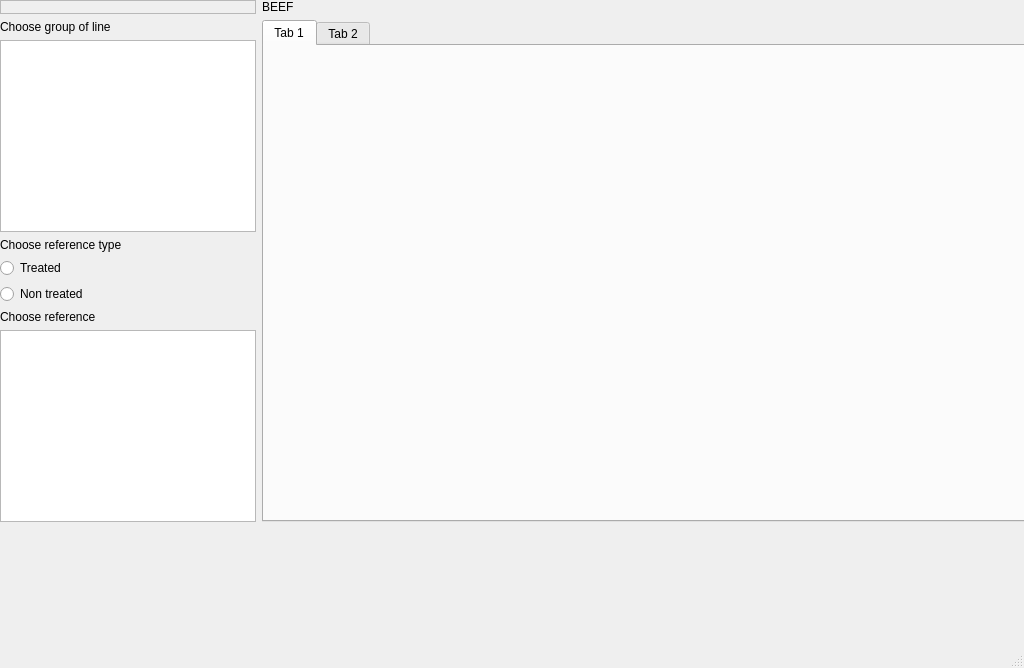
<?xml version="1.0" encoding="UTF-8"?>
<ui version="4.0">
 <class>MainWindow</class>
 <widget class="QMainWindow" name="MainWindow">
  <property name="geometry">
   <rect>
    <x>0</x>
    <y>0</y>
    <width>1024</width>
    <height>668</height>
   </rect>
  </property>
  <property name="minimumSize">
   <size>
    <width>1024</width>
    <height>600</height>
   </size>
  </property>
  <property name="windowTitle">
   <string>BEEF - Budget Evaluation for Each Flow</string>
  </property>
  <property name="locale">
   <locale language="English" country="UnitedStates"/>
  </property>
  <widget class="QWidget" name="centralwidget">
   <property name="locale">
    <locale language="English" country="UnitedStates"/>
   </property>
   <widget class="QWidget" name="gridLayoutWidget">
    <property name="geometry">
     <rect>
      <x>0</x>
      <y>0</y>
      <width>1031</width>
      <height>391</height>
     </rect>
    </property>
    <layout class="QGridLayout" name="grid">
     <property name="sizeConstraint">
      <enum>QLayout::SetFixedSize</enum>
     </property>
     <item row="0" column="0">
      <widget class="QFrame" name="frame">
       <property name="frameShape">
        <enum>QFrame::StyledPanel</enum>
       </property>
       <property name="frameShadow">
        <enum>QFrame::Raised</enum>
       </property>
      </widget>
     </item>
     <item row="2" column="3">
      <widget class="QTabWidget" name="tabWidget">
       <property name="minimumSize">
        <size>
         <width>800</width>
         <height>0</height>
        </size>
       </property>
       <property name="baseSize">
        <size>
         <width>800</width>
         <height>0</height>
        </size>
       </property>
       <widget class="QWidget" name="tab">
        <attribute name="title">
         <string>Tab 1</string>
        </attribute>
       </widget>
       <widget class="QWidget" name="tab_2">
        <attribute name="title">
         <string>Tab 2</string>
        </attribute>
       </widget>
      </widget>
     </item>
     <item row="0" column="3">
      <widget class="QLabel" name="label">
       <property name="text">
        <string>BEEF</string>
       </property>
      </widget>
     </item>
     <item row="2" column="0">
      <layout class="QVBoxLayout" name="verticalLayout">
       <property name="sizeConstraint">
        <enum>QLayout::SetFixedSize</enum>
       </property>
       <item>
        <widget class="QLabel" name="label_3">
         <property name="text">
          <string>Choose group of line</string>
         </property>
        </widget>
       </item>
       <item>
        <widget class="QListView" name="listLines"/>
       </item>
       <item>
        <widget class="QLabel" name="label_2">
         <property name="text">
          <string>Choose reference type</string>
         </property>
        </widget>
       </item>
       <item>
        <widget class="QRadioButton" name="radioButton_2">
         <property name="text">
          <string>Treated</string>
         </property>
        </widget>
       </item>
       <item>
        <widget class="QRadioButton" name="radioButton">
         <property name="text">
          <string>Non treated</string>
         </property>
        </widget>
       </item>
       <item>
        <widget class="QLabel" name="label_4">
         <property name="text">
          <string>Choose reference</string>
         </property>
        </widget>
       </item>
       <item>
        <widget class="QListView" name="listRef"/>
       </item>
      </layout>
     </item>
    </layout>
   </widget>
  </widget>
  <widget class="QMenuBar" name="menubar">
   <property name="geometry">
    <rect>
     <x>0</x>
     <y>0</y>
     <width>1024</width>
     <height>20</height>
    </rect>
   </property>
  </widget>
  <widget class="QStatusBar" name="statusbar"/>
 </widget>
 <resources/>
 <connections/>
</ui>
